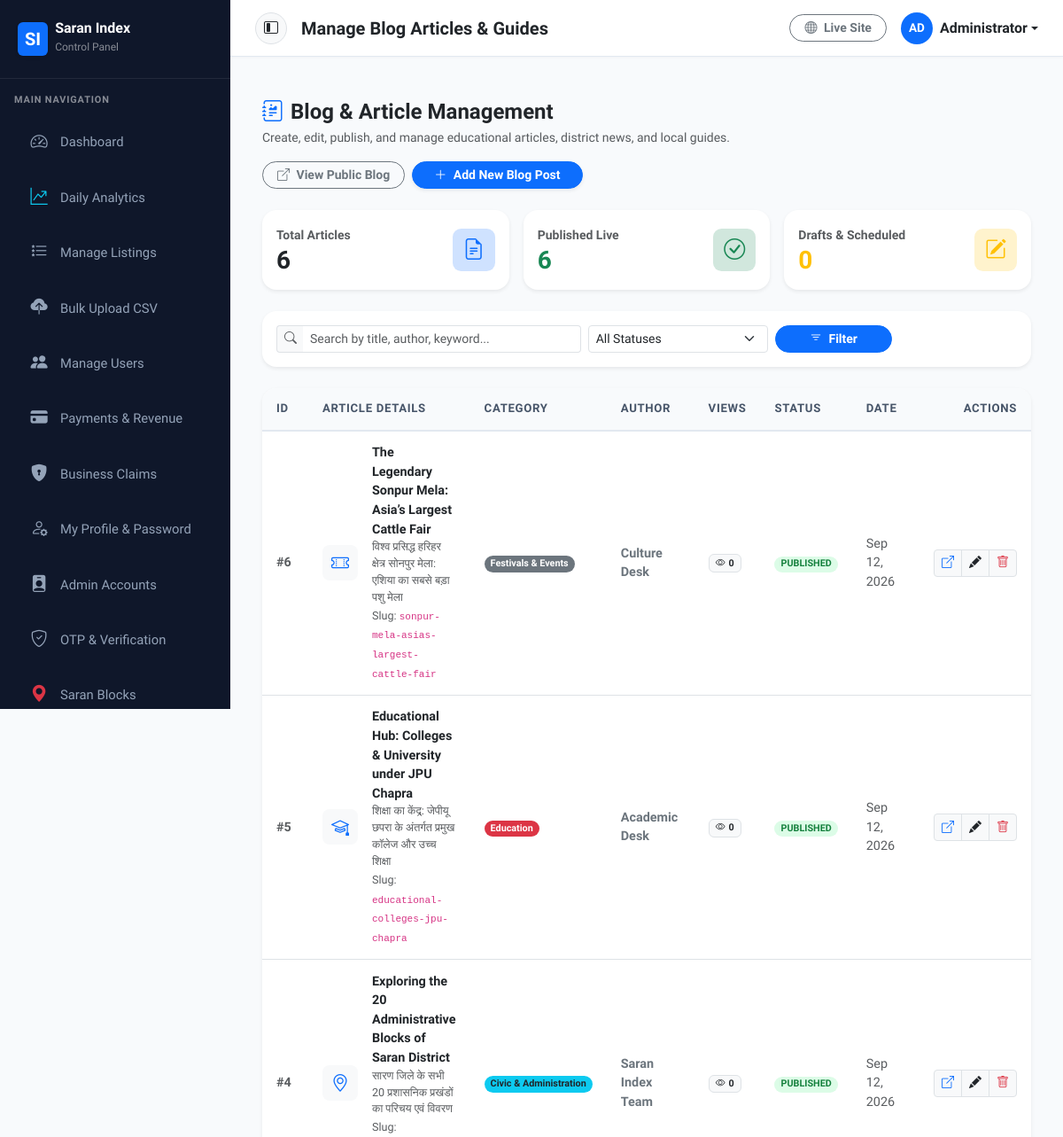
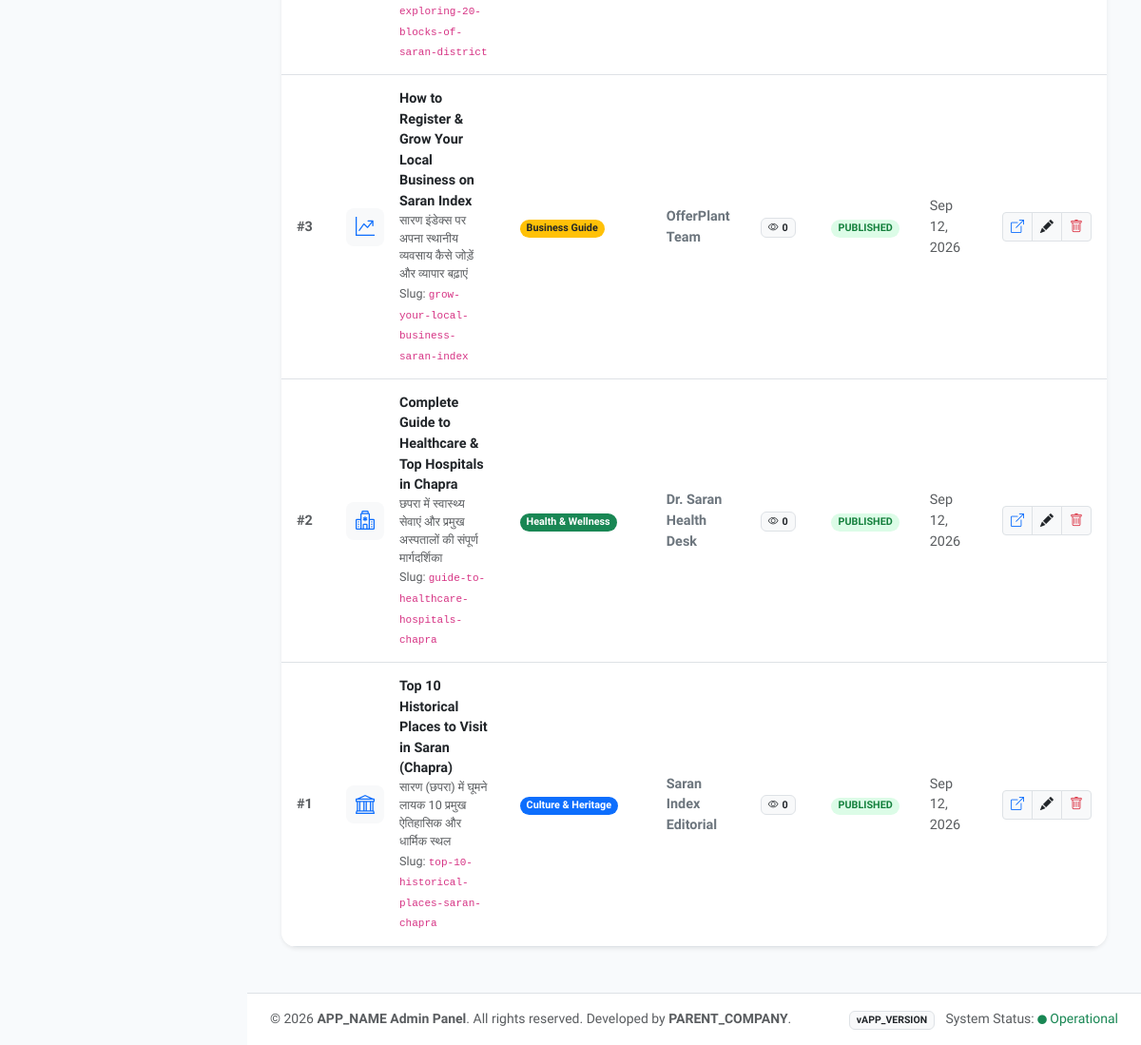
The page /admin/blogs.php (signed in) on the database as committed earlier (2 pictures, top to bottom).
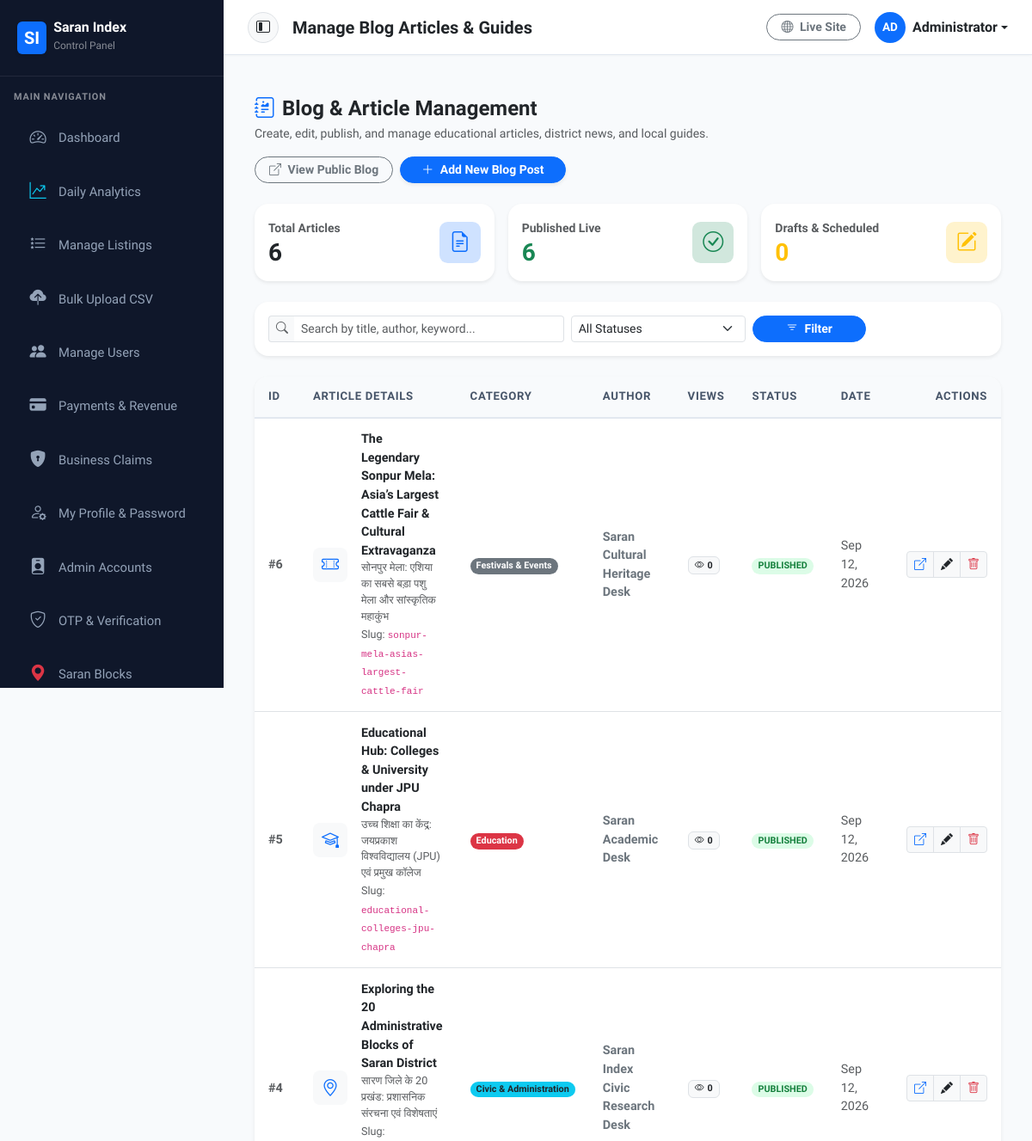
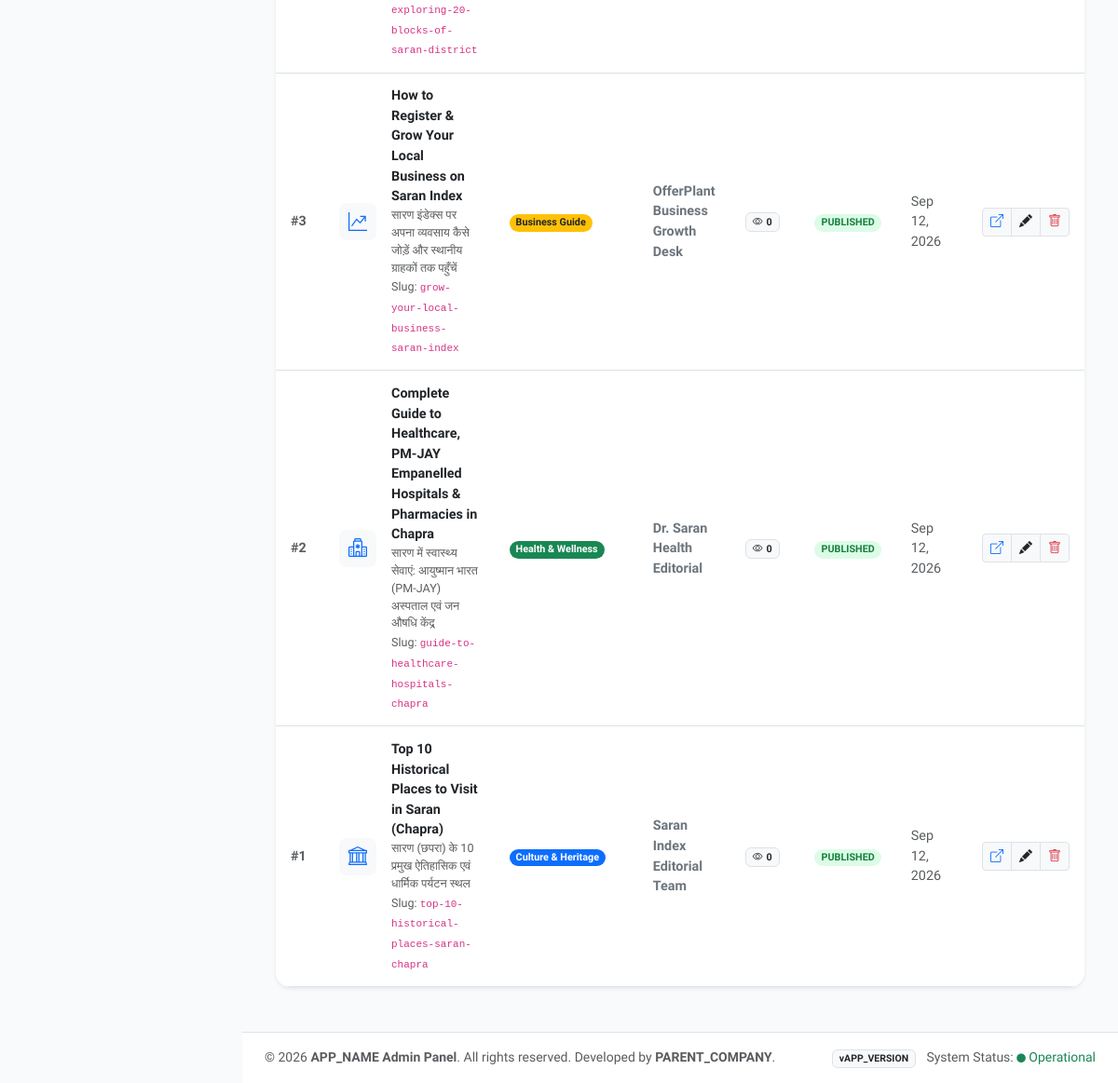
The same page on the database as committed later (2 pictures, top to bottom).
### tables this page shows
CREATE TABLE IF NOT EXISTS `blogs` (
    `id` INT AUTO_INCREMENT PRIMARY KEY,
    `title` VARCHAR(255) NOT NULL,
    `title_hindi` VARCHAR(255) DEFAULT NULL,
    `slug` VARCHAR(255) NOT NULL UNIQUE,
    `category` VARCHAR(100) DEFAULT 'General',
    `category_hindi` VARCHAR(100) DEFAULT NULL,
    `summary` TEXT DEFAULT NULL,
    `summary_hindi` TEXT DEFAULT NULL,
    `content` LONGTEXT DEFAULT NULL,
    `content_hindi` LONGTEXT DEFAULT NULL,
    `author` VARCHAR(100) DEFAULT 'Saran Index Editorial',
    `featured_image` VARCHAR(255) DEFAULT NULL,
    `icon` VARCHAR(50) DEFAULT 'bi-journal-text',
    `badge_class` VARCHAR(100) DEFAULT 'bg-primary',
    `read_time` VARCHAR(50) DEFAULT '5 min read',
    `views` INT DEFAULT 0,
    `status` ENUM('PUBLISHED', 'DRAFT', 'ARCHIVED') DEFAULT 'PUBLISHED',
    `published_at` DATETIME DEFAULT CURRENT_TIMESTAMP,
    `created_at` DATETIME DEFAULT CURRENT_TIMESTAMP,
    `updated_at` DATETIME DEFAULT CURRENT_TIMESTAMP ON UPDATE CURRENT_TIMESTAMP,
    KEY `idx_blogs_status` (`status`),
    KEY `idx_blogs_slug` (`slug`),
    KEY `idx_blogs_category` (`category`)
);

### admin/blogs.php (the view, shortened to what the rows shown need)
<?php
require_once __DIR__ . '/includes/header.php';
$db = getDB();
$where = ["1=1"];
$params = [];
$where_sql = implode(' AND ', $where);
$blogs = [];
if ($db) {
    try {
        $stmt = $db->prepare("SELECT * FROM blogs WHERE {$where_sql} ORDER BY id DESC");
        $stmt->execute($params);
        $blogs = $stmt->fetchAll(PDO::FETCH_ASSOC);
    } catch (Exception $e) {
        $blogs = [];
    }
}
?>
<div class="container-fluid py-4">
    <div class="card border-0 shadow-sm rounded-4 overflow-hidden bg-white">
        <div class="table-responsive">
            <table class="table table-hover table-custom align-middle mb-0">
                <thead>
                    <tr>
                        <th style="width: 60px;">ID</th>
                        <th>Article Details</th>
                        <th>Category</th>
                        <th>Author</th>
                        <th>Views</th>
                        <th>Status</th>
                        <th>Date</th>
                        <th class="text-end" style="width: 160px;">Actions</th>
                    </tr>
                </thead>
                <tbody>
                    <?php if (empty($blogs)): ?>
                        <tr>
                            <td colspan="8" class="text-center py-5 text-muted">
                                <i class="bi bi-inbox fs-1 d-block mb-2"></i>
                                No blog articles found matching your criteria.
                                <div class="mt-2">
                                    <a href="blog_edit.php" class="btn btn-sm btn-primary rounded-pill px-3">Create First Blog Post</a>
                                </div>
                            </td>
                        </tr>
                    <?php else: ?>
                        <?php foreach ($blogs as $b): ?>
                            <tr>
                                <td class="fw-bold text-muted">#<?php echo $b['id']; ?></td>
                                <td>
                                    <div class="d-flex align-items-center">
                                        <div class="rounded-3 bg-light text-primary p-2 me-3 fs-5 flex-shrink-0" style="width: 40px; height: 40px; display: flex; align-items: center; justify-content: center;">
                                            <i class="bi <?php echo htmlspecialchars($b['icon'] ?? 'bi-file-text'); ?>"></i>
                                        </div>
                                        <div>
                                            <a href="blog_edit.php?id=<?php echo $b['id']; ?>" class="fw-bold text-dark text-decoration-none hover-text-primary d-block">
                                                <?php echo htmlspecialchars($b['title']); ?>
                                            </a>
                                            <?php if (!empty($b['title_hindi'])): ?>
                                                <small class="text-muted d-block"><?php echo htmlspecialchars($b['title_hindi']); ?></small>
                                            <?php endif; ?>
                                            <small class="text-muted">Slug: <code><?php echo htmlspecialchars($b['slug']); ?></code></small>
                                        </div>
                                    </div>
                                </td>
                                <td>
                                    <span class="badge <?php echo htmlspecialchars($b['badge_class'] ?? 'bg-primary'); ?> rounded-pill px-2.5 py-1">
                                        <?php echo htmlspecialchars($b['category'] ?? 'General'); ?>
                                    </span>
                                </td>
                                <td class="small text-secondary fw-semibold">
                                    <?php echo htmlspecialchars($b['author'] ?? 'Admin'); ?>
                                </td>
                                <td>
                                    <span class="badge bg-light text-dark border">
                                        <i class="bi bi-eye me-1"></i><?php echo intval($b['views']); ?>
                                    </span>
                                </td>
                                <td>
                                    <a href="blogs.php?action=toggle_status&id=<?php echo $b['id']; ?>" class="badge rounded-pill text-decoration-none <?php echo ($b['status'] === 'PUBLISHED') ? 'badge-status-active' : 'badge-status-pending'; ?> px-2.5 py-1.5" title="Click to toggle status">
                                        <?php echo htmlspecialchars($b['status']); ?>
                                    </a>
                                </td>
                                <td class="small text-muted">
                                    <?php echo date('M d, Y', strtotime($b['published_at'] ?? $b['created_at'])); ?>
                                </td>
                                <td class="text-end">
                                    <div class="btn-group btn-group-sm">
                                        <a href="../blog/post.php?slug=<?php echo urlencode($b['slug']); ?>" target="_blank" class="btn btn-light border text-primary" title="View Public Post">
                                            <i class="bi bi-box-arrow-up-right"></i>
                                        </a>
                                        <a href="blog_edit.php?id=<?php echo $b['id']; ?>" class="btn btn-light border text-dark" title="Edit Article">
                                            <i class="bi bi-pencil-fill"></i>
                                        </a>
                                        <a href="blogs.php?action=delete&id=<?php echo $b['id']; ?>" onclick="return confirm('Are you sure you want to delete this blog post?');" class="btn btn-light border text-danger" title="Delete Article">
                                            <i class="bi bi-trash"></i>
                                        </a>
                                    </div>
                                </td>
                            </tr>
                        <?php endforeach; ?>
                    <?php endif; ?>
                </tbody>
            </table>
        </div>
    </div>
</div>
<?php require_once __DIR__ . '/includes/footer.php'; ?>

Rows that differ between the two databases and show on the page:
changed blogs "sonpur-mela-asias-largest-cattle-fair": title "The Legendary Sonpur Mela: Asia’s Largest Cattle Fair" → "The Legendary Sonpur Mela: Asia’s Largest Cattle Fair & Cultural Extravaganza"; title_hindi "विश्व प्रसिद्ध हरिहर क्षेत्र सोनपुर मेला: एशिया का सबसे बड़ा पशु मेला" → "सोनपुर मेला: एशिया का सबसे बड़ा पशु मेला और सांस्कृतिक महाकुंभ"; author "Culture Desk" → "Saran Cultural Heritage Desk"
changed blogs "Educational Hub: Colleges & University under JPU Chapra": title_hindi "शिक्षा का केंद्र: जेपीयू छपरा के अंतर्गत प्रमुख कॉलेज और उच्च शिक्षा" → "उच्च शिक्षा का केंद्र: जयप्रकाश विश्वविद्यालय (JPU) एवं प्रमुख कॉलेज"; author "Academic Desk" → "Saran Academic Desk"
changed blogs "Exploring the 20 Administrative Blocks of Saran District": title_hindi "सारण जिले के सभी 20 प्रशासनिक प्रखंडों का परिचय एवं विवरण" → "सारण जिले के 20 प्रखंड: प्रशासनिक संरचना एवं विशेषताएं"; author "Saran Index Team" → "Saran Index Civic Research Desk"
changed blogs "How to Register & Grow Your Local Business on Saran Index": title_hindi "सारण इंडेक्स पर अपना स्थानीय व्यवसाय कैसे जोड़ें और व्यापार बढ़ाएं" → "सारण इंडेक्स पर अपना व्यवसाय कैसे जोड़ें और स्थानीय ग्राहकों तक पहुँचें"; author "OfferPlant Team" → "OfferPlant Business Growth Desk"
changed blogs "guide-to-healthcare-hospitals-chapra": title "Complete Guide to Healthcare & Top Hospitals in Chapra" → "Complete Guide to Healthcare, PM-JAY Empanelled Hospitals & Pharmacies in Chapra"; title_hindi "छपरा में स्वास्थ्य सेवाएं और प्रमुख अस्पतालों की संपूर्ण मार्गदर्शिका" → "सारण में स्वास्थ्य सेवाएं: आयुष्मान भारत (PM-JAY) अस्पताल एवं जन औषधि केंद्र"; author "Dr. Saran Health Desk" → "Dr. Saran Health Editorial"
changed blogs "Top 10 Historical Places to Visit in Saran (Chapra)": title_hindi "सारण (छपरा) में घूमने लायक 10 प्रमुख ऐतिहासिक और धार्मिक स्थल" → "सारण (छपरा) के 10 प्रमुख ऐतिहासिक एवं धार्मिक पर्यटन स्थल"; author "Saran Index Editorial" → "Saran Index Editorial Team"
